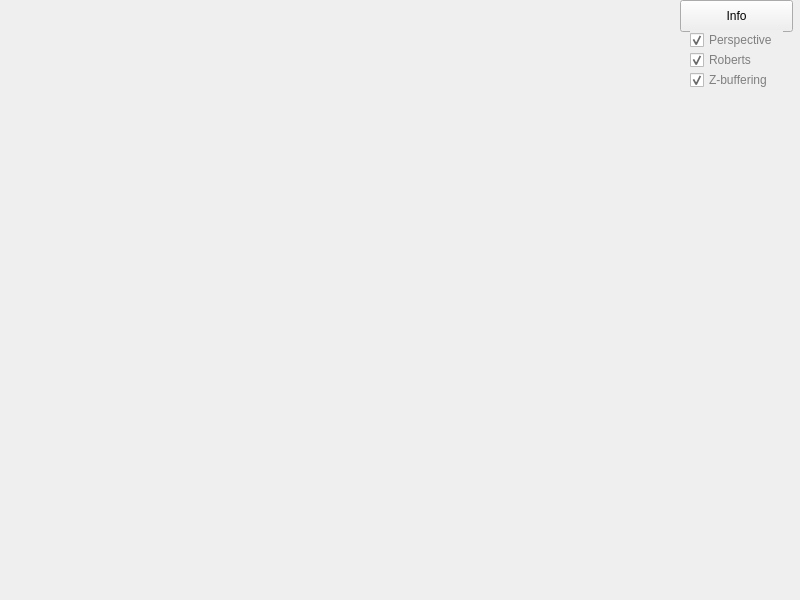
<?xml version="1.0" encoding="UTF-8"?>
<ui version="4.0">
 <class>MainWindow</class>
 <widget class="QMainWindow" name="MainWindow">
  <property name="geometry">
   <rect>
    <x>0</x>
    <y>0</y>
    <width>800</width>
    <height>600</height>
   </rect>
  </property>
  <property name="palette">
   <palette>
    <active>
     <colorrole role="WindowText">
      <brush brushstyle="SolidPattern">
       <color alpha="255">
        <red>127</red>
        <green>127</green>
        <blue>127</blue>
       </color>
      </brush>
     </colorrole>
     <colorrole role="Text">
      <brush brushstyle="SolidPattern">
       <color alpha="255">
        <red>127</red>
        <green>127</green>
        <blue>127</blue>
       </color>
      </brush>
     </colorrole>
    </active>
    <inactive>
     <colorrole role="WindowText">
      <brush brushstyle="SolidPattern">
       <color alpha="255">
        <red>127</red>
        <green>127</green>
        <blue>127</blue>
       </color>
      </brush>
     </colorrole>
     <colorrole role="Text">
      <brush brushstyle="SolidPattern">
       <color alpha="255">
        <red>127</red>
        <green>127</green>
        <blue>127</blue>
       </color>
      </brush>
     </colorrole>
    </inactive>
    <disabled>
     <colorrole role="WindowText">
      <brush brushstyle="SolidPattern">
       <color alpha="255">
        <red>127</red>
        <green>127</green>
        <blue>127</blue>
       </color>
      </brush>
     </colorrole>
     <colorrole role="Text">
      <brush brushstyle="SolidPattern">
       <color alpha="255">
        <red>127</red>
        <green>127</green>
        <blue>127</blue>
       </color>
      </brush>
     </colorrole>
    </disabled>
   </palette>
  </property>
  <property name="windowTitle">
   <string>MainWindow</string>
  </property>
  <widget class="QWidget" name="centralWidget">
   <widget class="QLabel" name="label">
    <property name="geometry">
     <rect>
      <x>10</x>
      <y>10</y>
      <width>671</width>
      <height>151</height>
     </rect>
    </property>
    <property name="palette">
     <palette>
      <active>
       <colorrole role="WindowText">
        <brush brushstyle="SolidPattern">
         <color alpha="255">
          <red>127</red>
          <green>127</green>
          <blue>127</blue>
         </color>
        </brush>
       </colorrole>
       <colorrole role="Text">
        <brush brushstyle="SolidPattern">
         <color alpha="255">
          <red>127</red>
          <green>127</green>
          <blue>127</blue>
         </color>
        </brush>
       </colorrole>
      </active>
      <inactive>
       <colorrole role="WindowText">
        <brush brushstyle="SolidPattern">
         <color alpha="255">
          <red>127</red>
          <green>127</green>
          <blue>127</blue>
         </color>
        </brush>
       </colorrole>
       <colorrole role="Text">
        <brush brushstyle="SolidPattern">
         <color alpha="255">
          <red>127</red>
          <green>127</green>
          <blue>127</blue>
         </color>
        </brush>
       </colorrole>
      </inactive>
      <disabled>
       <colorrole role="WindowText">
        <brush brushstyle="SolidPattern">
         <color alpha="255">
          <red>127</red>
          <green>127</green>
          <blue>127</blue>
         </color>
        </brush>
       </colorrole>
       <colorrole role="Text">
        <brush brushstyle="SolidPattern">
         <color alpha="255">
          <red>127</red>
          <green>127</green>
          <blue>127</blue>
         </color>
        </brush>
       </colorrole>
      </disabled>
     </palette>
    </property>
    <property name="text">
     <string/>
    </property>
    <property name="alignment">
     <set>Qt::AlignLeading|Qt::AlignLeft|Qt::AlignTop</set>
    </property>
   </widget>
   <widget class="QPushButton" name="btnInfo">
    <property name="geometry">
     <rect>
      <x>680</x>
      <y>0</y>
      <width>113</width>
      <height>32</height>
     </rect>
    </property>
    <property name="text">
     <string>Info</string>
    </property>
   </widget>
   <widget class="QCheckBox" name="ch_persp">
    <property name="geometry">
     <rect>
      <x>690</x>
      <y>30</y>
      <width>93</width>
      <height>20</height>
     </rect>
    </property>
    <property name="palette">
     <palette>
      <active>
       <colorrole role="Text">
        <brush brushstyle="SolidPattern">
         <color alpha="255">
          <red>127</red>
          <green>127</green>
          <blue>127</blue>
         </color>
        </brush>
       </colorrole>
      </active>
      <inactive>
       <colorrole role="Text">
        <brush brushstyle="SolidPattern">
         <color alpha="255">
          <red>127</red>
          <green>127</green>
          <blue>127</blue>
         </color>
        </brush>
       </colorrole>
      </inactive>
      <disabled>
       <colorrole role="Text">
        <brush brushstyle="SolidPattern">
         <color alpha="255">
          <red>127</red>
          <green>127</green>
          <blue>127</blue>
         </color>
        </brush>
       </colorrole>
      </disabled>
     </palette>
    </property>
    <property name="autoFillBackground">
     <bool>true</bool>
    </property>
    <property name="text">
     <string>Perspective</string>
    </property>
    <property name="checked">
     <bool>true</bool>
    </property>
   </widget>
   <widget class="QCheckBox" name="ch_rob">
    <property name="geometry">
     <rect>
      <x>690</x>
      <y>50</y>
      <width>93</width>
      <height>20</height>
     </rect>
    </property>
    <property name="palette">
     <palette>
      <active>
       <colorrole role="ButtonText">
        <brush brushstyle="SolidPattern">
         <color alpha="255">
          <red>127</red>
          <green>127</green>
          <blue>127</blue>
         </color>
        </brush>
       </colorrole>
       <colorrole role="HighlightedText">
        <brush brushstyle="SolidPattern">
         <color alpha="255">
          <red>127</red>
          <green>127</green>
          <blue>127</blue>
         </color>
        </brush>
       </colorrole>
       <colorrole role="ToolTipText">
        <brush brushstyle="SolidPattern">
         <color alpha="255">
          <red>127</red>
          <green>127</green>
          <blue>127</blue>
         </color>
        </brush>
       </colorrole>
      </active>
      <inactive>
       <colorrole role="ButtonText">
        <brush brushstyle="SolidPattern">
         <color alpha="255">
          <red>127</red>
          <green>127</green>
          <blue>127</blue>
         </color>
        </brush>
       </colorrole>
       <colorrole role="HighlightedText">
        <brush brushstyle="SolidPattern">
         <color alpha="255">
          <red>127</red>
          <green>127</green>
          <blue>127</blue>
         </color>
        </brush>
       </colorrole>
       <colorrole role="ToolTipText">
        <brush brushstyle="SolidPattern">
         <color alpha="255">
          <red>127</red>
          <green>127</green>
          <blue>127</blue>
         </color>
        </brush>
       </colorrole>
      </inactive>
      <disabled>
       <colorrole role="ButtonText">
        <brush brushstyle="SolidPattern">
         <color alpha="255">
          <red>148</red>
          <green>148</green>
          <blue>148</blue>
         </color>
        </brush>
       </colorrole>
       <colorrole role="HighlightedText">
        <brush brushstyle="SolidPattern">
         <color alpha="255">
          <red>127</red>
          <green>127</green>
          <blue>127</blue>
         </color>
        </brush>
       </colorrole>
       <colorrole role="ToolTipText">
        <brush brushstyle="SolidPattern">
         <color alpha="255">
          <red>127</red>
          <green>127</green>
          <blue>127</blue>
         </color>
        </brush>
       </colorrole>
      </disabled>
     </palette>
    </property>
    <property name="autoFillBackground">
     <bool>true</bool>
    </property>
    <property name="text">
     <string>Roberts</string>
    </property>
    <property name="checked">
     <bool>true</bool>
    </property>
   </widget>
   <widget class="QCheckBox" name="ch_zbuf">
    <property name="geometry">
     <rect>
      <x>690</x>
      <y>70</y>
      <width>93</width>
      <height>20</height>
     </rect>
    </property>
    <property name="palette">
     <palette>
      <active>
       <colorrole role="ButtonText">
        <brush brushstyle="SolidPattern">
         <color alpha="255">
          <red>127</red>
          <green>127</green>
          <blue>127</blue>
         </color>
        </brush>
       </colorrole>
       <colorrole role="HighlightedText">
        <brush brushstyle="SolidPattern">
         <color alpha="255">
          <red>127</red>
          <green>127</green>
          <blue>127</blue>
         </color>
        </brush>
       </colorrole>
       <colorrole role="ToolTipText">
        <brush brushstyle="SolidPattern">
         <color alpha="255">
          <red>127</red>
          <green>127</green>
          <blue>127</blue>
         </color>
        </brush>
       </colorrole>
      </active>
      <inactive>
       <colorrole role="ButtonText">
        <brush brushstyle="SolidPattern">
         <color alpha="255">
          <red>127</red>
          <green>127</green>
          <blue>127</blue>
         </color>
        </brush>
       </colorrole>
       <colorrole role="HighlightedText">
        <brush brushstyle="SolidPattern">
         <color alpha="255">
          <red>127</red>
          <green>127</green>
          <blue>127</blue>
         </color>
        </brush>
       </colorrole>
       <colorrole role="ToolTipText">
        <brush brushstyle="SolidPattern">
         <color alpha="255">
          <red>127</red>
          <green>127</green>
          <blue>127</blue>
         </color>
        </brush>
       </colorrole>
      </inactive>
      <disabled>
       <colorrole role="ButtonText">
        <brush brushstyle="SolidPattern">
         <color alpha="255">
          <red>148</red>
          <green>148</green>
          <blue>148</blue>
         </color>
        </brush>
       </colorrole>
       <colorrole role="HighlightedText">
        <brush brushstyle="SolidPattern">
         <color alpha="255">
          <red>127</red>
          <green>127</green>
          <blue>127</blue>
         </color>
        </brush>
       </colorrole>
       <colorrole role="ToolTipText">
        <brush brushstyle="SolidPattern">
         <color alpha="255">
          <red>127</red>
          <green>127</green>
          <blue>127</blue>
         </color>
        </brush>
       </colorrole>
      </disabled>
     </palette>
    </property>
    <property name="autoFillBackground">
     <bool>true</bool>
    </property>
    <property name="text">
     <string>Z-buffering</string>
    </property>
    <property name="checked">
     <bool>true</bool>
    </property>
   </widget>
  </widget>
 </widget>
 <layoutdefault spacing="6" margin="11"/>
 <resources/>
 <connections/>
</ui>
